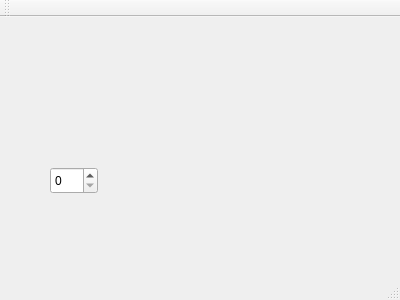
<?xml version="1.0" encoding="UTF-8"?>
<ui version="4.0">
 <class>MainWindow</class>
 <widget class="QMainWindow" name="MainWindow">
  <property name="geometry">
   <rect>
    <x>0</x>
    <y>0</y>
    <width>400</width>
    <height>300</height>
   </rect>
  </property>
  <property name="windowTitle">
   <string>MainWindow</string>
  </property>
  <widget class="QWidget" name="centralWidget">
   <widget class="QWidget" name="gridLayoutWidget">
    <property name="geometry">
     <rect>
      <x>120</x>
      <y>110</y>
      <width>160</width>
      <height>80</height>
     </rect>
    </property>
    <layout class="QGridLayout" name="gridLayout"/>
   </widget>
   <widget class="QSpinBox" name="spinBox">
    <property name="geometry">
     <rect>
      <x>50</x>
      <y>150</y>
      <width>48</width>
      <height>27</height>
     </rect>
    </property>
   </widget>
  </widget>
  <widget class="QMenuBar" name="menuBar">
   <property name="geometry">
    <rect>
     <x>0</x>
     <y>0</y>
     <width>400</width>
     <height>25</height>
    </rect>
   </property>
  </widget>
  <widget class="QToolBar" name="mainToolBar">
   <attribute name="toolBarArea">
    <enum>TopToolBarArea</enum>
   </attribute>
   <attribute name="toolBarBreak">
    <bool>false</bool>
   </attribute>
  </widget>
  <widget class="QStatusBar" name="statusBar"/>
 </widget>
 <layoutdefault spacing="6" margin="11"/>
 <resources/>
 <connections/>
</ui>
